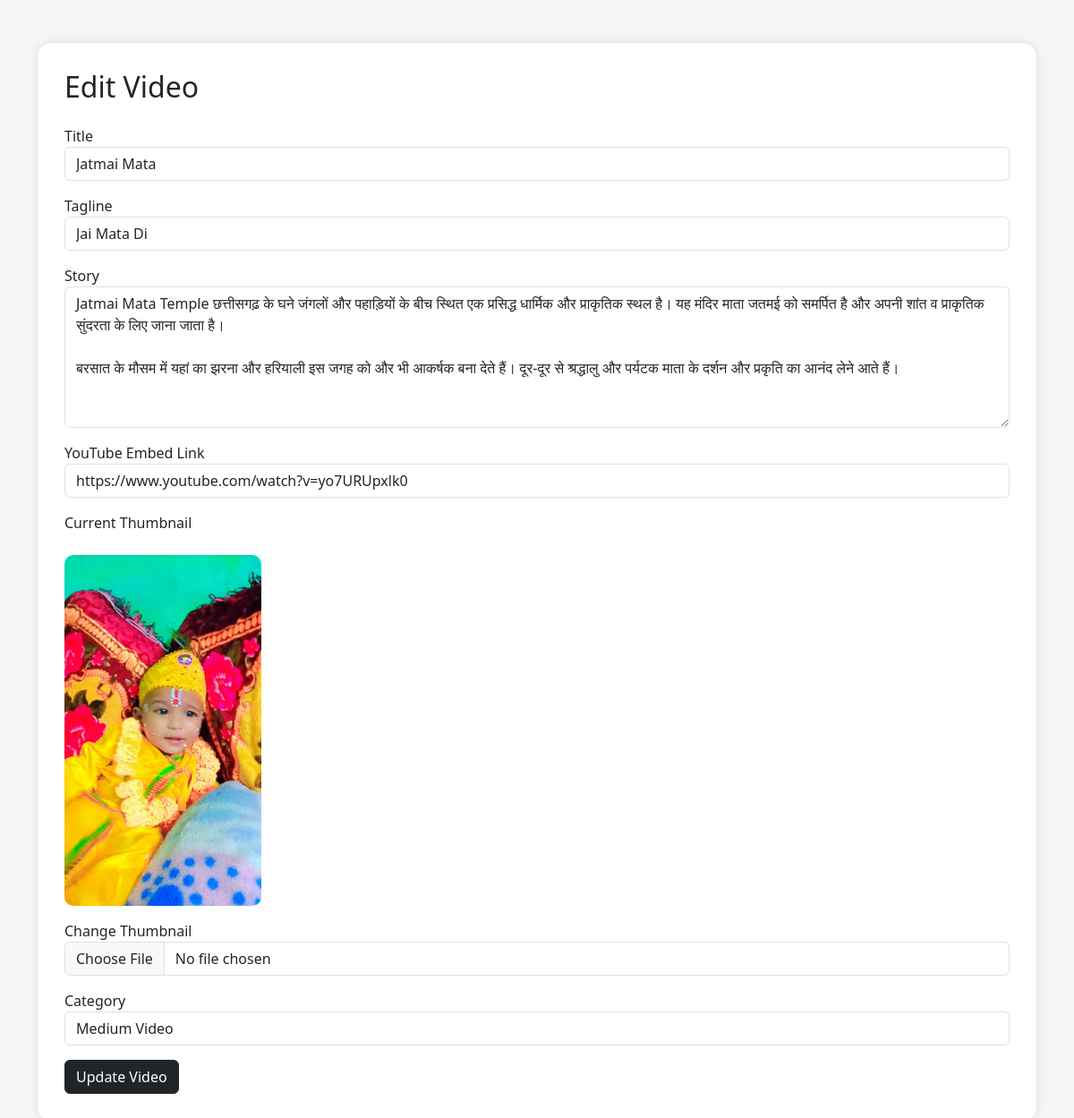
Page /admin/edit-video.php?id=3 (signed in) on the committed database.
### tables this page shows
CREATE TABLE `videos` (
  `id` int NOT NULL,
  `title` varchar(255) DEFAULT NULL,
  `tagline` varchar(255) DEFAULT NULL,
  `story` text,
  `youtube_link` text,
  `thumbnail` varchar(255) DEFAULT NULL,
  `category` varchar(100) DEFAULT NULL,
  `views` int DEFAULT '0',
  `created_at` timestamp NULL DEFAULT CURRENT_TIMESTAMP,
  `slug` varchar(255) DEFAULT NULL,
  `status` enum('draft','published') DEFAULT 'published',
  `is_featured` tinyint(1) DEFAULT '0'
);

### admin/edit-video.php (the view, shortened to what this page needs)
<?php
include '../includes/config.php';
$id = $_GET['id'];
$query = mysqli_query($conn,
"SELECT * FROM videos
WHERE id='$id'");
$row = mysqli_fetch_assoc($query);
?>
<!DOCTYPE html>
<html>
<head>
<link href="https://cdn.jsdelivr.net/npm/bootstrap@5.3.3/dist/css/bootstrap.min.css"
rel="stylesheet">
</head>
<body>
<div class="container mt-5 mb-5">
<div class="edit-box">
<h2 class="mb-4">
Edit Video
</h2>
<form method="POST"
enctype="multipart/form-data">
<div class="mb-3">
<label>Title</label>
<input type="text"
name="title"
class="form-control"
value="<?php echo $row['title']; ?>"
required>
</div>
<div class="mb-3">
<label>Tagline</label>
<input type="text"
name="tagline"
class="form-control"
value="<?php echo $row['tagline']; ?>">
</div>
<div class="mb-3">
<label>Story</label>
<textarea
name="story"
class="form-control"
rows="6"><?php echo $row['story']; ?></textarea>
</div>
<div class="mb-3">
<label>YouTube Embed Link</label>
<input type="text"
name="youtube"
class="form-control"
value="<?php echo $row['youtube_link']; ?>">
</div>
<div class="mb-3">
<label>Current Thumbnail</label>
<br><br>
<img src="../uploads/<?php
echo $row['thumbnail'];
?>"
class="thumb">
</div>
<div class="mb-3">
<label>Change Thumbnail</label>
<input type="file"
name="thumbnail"
class="form-control">
</div>
<div class="mb-3">
<label>Category</label>
<select
name="category"
class="form-control">
<option <?php
if($row['category']=="Medium Video")
echo "selected";
?>>
Medium Video
</option>
</select>
</div>
<button
name="update"
class="btn btn-dark">
Update Video
</button>
</form>
</div>
</div>
</body>
</html>

### admin/edit-video.php (style rules this page uses)
body { background:#f5f5f5; }
.edit-box { background:white; padding:30px; border-radius:15px; box-shadow:0 0 10px rgba(0,0,0,0.1); }
.thumb { width:220px; border-radius:10px; }

### rows in the picture
videos: title "Jatmai Mata", tagline "Jai Mata Di", story "Jatmai Mata Temple छत्तीसगढ़ के घने जंगलों और पहाड़ियों के बीच स्थित एक प्रसिद्ध धार्मिक और प्राकृतिक स्थल है। यह मंदिर माता जतमई को समर्पित है और अपनी शांत व प्राकृतिक सुंदरता के लिए जाना जाता है। बरसात के मौसम में यहां का झरना और हरियाली इस जगह को और भी आकर्षक बना देते हैं। दूर-दूर से श्रद्धालु और पर्यटक माता के दर्शन और प्रकृति का आनंद लेने आते हैं।", youtube "https://www.youtube.com/watch?v=yo7URUpxlk0", thumbnail (picture), category "Medium Video"
